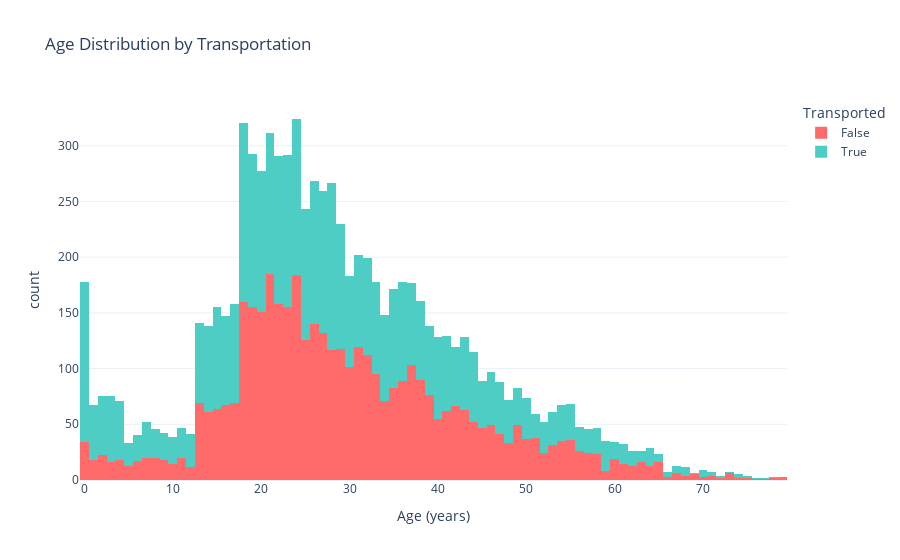

Here is the notebook cell this chart was saved with:
### Code cell
# How does age affect transportation?
print("Age Analysis:")
print(f"Youngest passenger: {train['Age'].min():.0f} years old")
print(f"Oldest passenger: {train['Age'].max():.0f} years old")
print(f"Average age: {train['Age'].mean():.1f} years old")

# Age distribution chart
fig = px.histogram(train, x='Age', color='Transported',
                   title=' Age Distribution by Transportation',
                   labels={'Age': 'Age (years)', 'count': 'Number of Passengers'},
                   color_discrete_sequence=['#FF6B6B', '#4ECDC4'])
fig.show()

### Figure 1 — Plotly figure (JSON) as saved in the notebook; plotly's stock layout.template omitted (floating-point values rounded to 4 significant figures; data arrays with more than 128 entries replaced by an {"elided": "..."} marker saying what was removed)
{"data": [{"alignmentgroup": "True", "bingroup": "x", "hovertemplate": "Transported=False<br>Age (years)=%{x}<br>count=%{y}<extra></extra>", "legendgroup": "False", "marker": {"color": "#FF6B6B", "pattern": {"shape": ""}}, "name": "False", "offsetgroup": "False", "orientation": "v", "showlegend": true, "type": "histogram", "x": {"elided": "4315 int values"}, "xaxis": "x", "yaxis": "y"}, {"alignmentgroup": "True", "bingroup": "x", "hovertemplate": "Transported=True<br>Age (years)=%{x}<br>count=%{y}<extra></extra>", "legendgroup": "True", "marker": {"color": "#4ECDC4", "pattern": {"shape": ""}}, "name": "True", "offsetgroup": "True", "orientation": "v", "showlegend": true, "type": "histogram", "x": {"elided": "4378 int values"}, "xaxis": "x", "yaxis": "y"}], "layout": {"barmode": "relative", "legend": {"title": {"text": "Transported"}, "tracegroupgap": 0}, "title": {"text": " Age Distribution by Transportation"}, "xaxis": {"anchor": "y", "domain": [0, 1], "title": {"text": "Age (years)"}}, "yaxis": {"anchor": "x", "domain": [0, 1], "title": {"text": "count"}}}}
